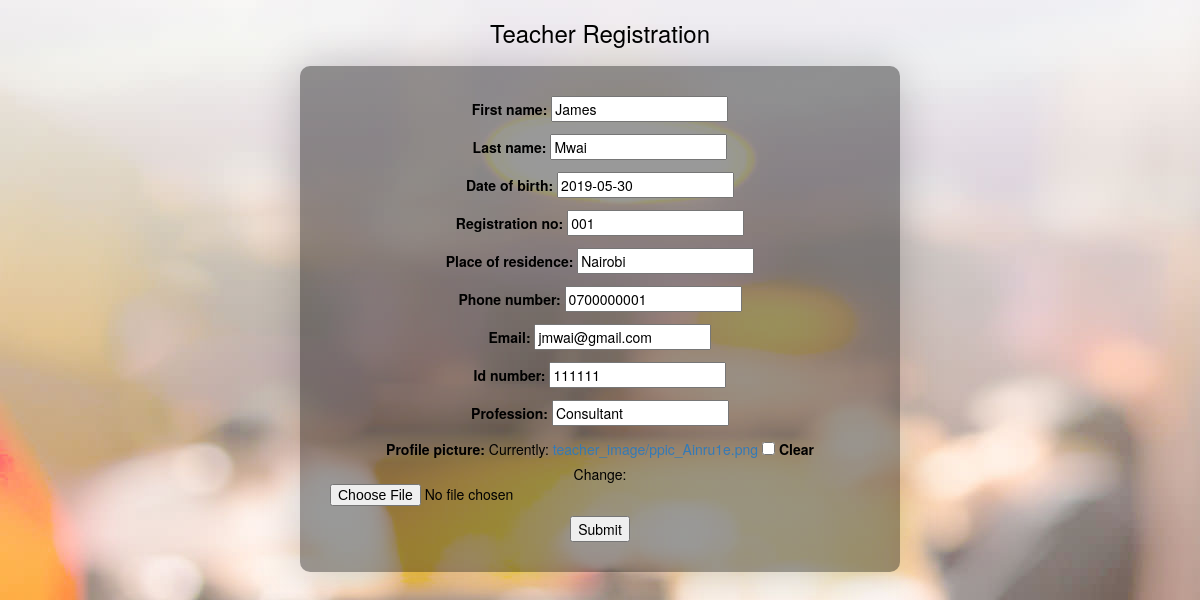
Screenshot of /teacher/edit/1/ with the database file from the repository.
### teacher/models.py (models this page shows, shortened)
class Teacher(models.Model):
	first_name= models.CharField(max_length=50)
	last_name = models.CharField(max_length=50)
	date_of_birth = models.DateField()
	registration_no = models.CharField(max_length=50)
	place_of_residence = models.CharField(max_length=50)
	phone_number = models.CharField(max_length=50)
	email = models.EmailField()
	id_number = models.IntegerField()
	profession = models.CharField(max_length=50)
	profile_picture = models.ImageField(upload_to="teacher_image",blank=True,null=True)

### teacher/views.py (the view)
# urls.py: path("edit/<int:pk>/",edit_teacher,name="edit_teacher"),
def edit_teacher(request, pk):
	teacher = Teacher.objects.get(pk=pk)
	if request.method=="POST":
		form = TeacherForm(request.POST ,instance=teacher)
		if form.is_valid:
			form.save()
		return redirect("list_teachers")
	else:
		form = TeacherForm(instance=teacher)
	return render (request,"edit_teacher.html",{"form":form})

### teacher/forms.py
class TeacherForm (forms.ModelForm):
	class Meta:
		model = Teacher
		fields = "__all__"

### teacher/templates/edit_teacher.html (shortened to what this page needs)
<!DOCTYPE html>
<html>
<head>
	<link rel="stylesheet" href="https://maxcdn.bootstrapcdn.com/bootstrap/3.4.0/css/bootstrap.min.css">
</head>
<body>
	<h3>Teacher Registration</h3>
	<form method="POST">
		{{form.as_p}}
		<input type="submit" name="SAVE">
	</form>
</body>
</html>

### teacher/templates/edit_teacher.html (style rules this page uses)
body { background-image: url(..img/blur3.jpg); }
h3 { color: black; text-align: center; margin: 20px; }
form { color: black; text-align: center; background-color: rgba(0,0,0,0.4); padding: 30px; margin: 5px; border-radius: 10px; box-shadow: 0 3px 46px rgba(0,0,0,0.2); width: 600px; margin: 0 auto; }

### rows the page displays
Teacher: first_name "James", last_name "Mwai", date_of_birth "2019-05-30", registration_no "001", place_of_residence "Nairobi", phone_number "0700000001", email "jmwai@gmail.com", id_number "111111", profession "Consultant"
